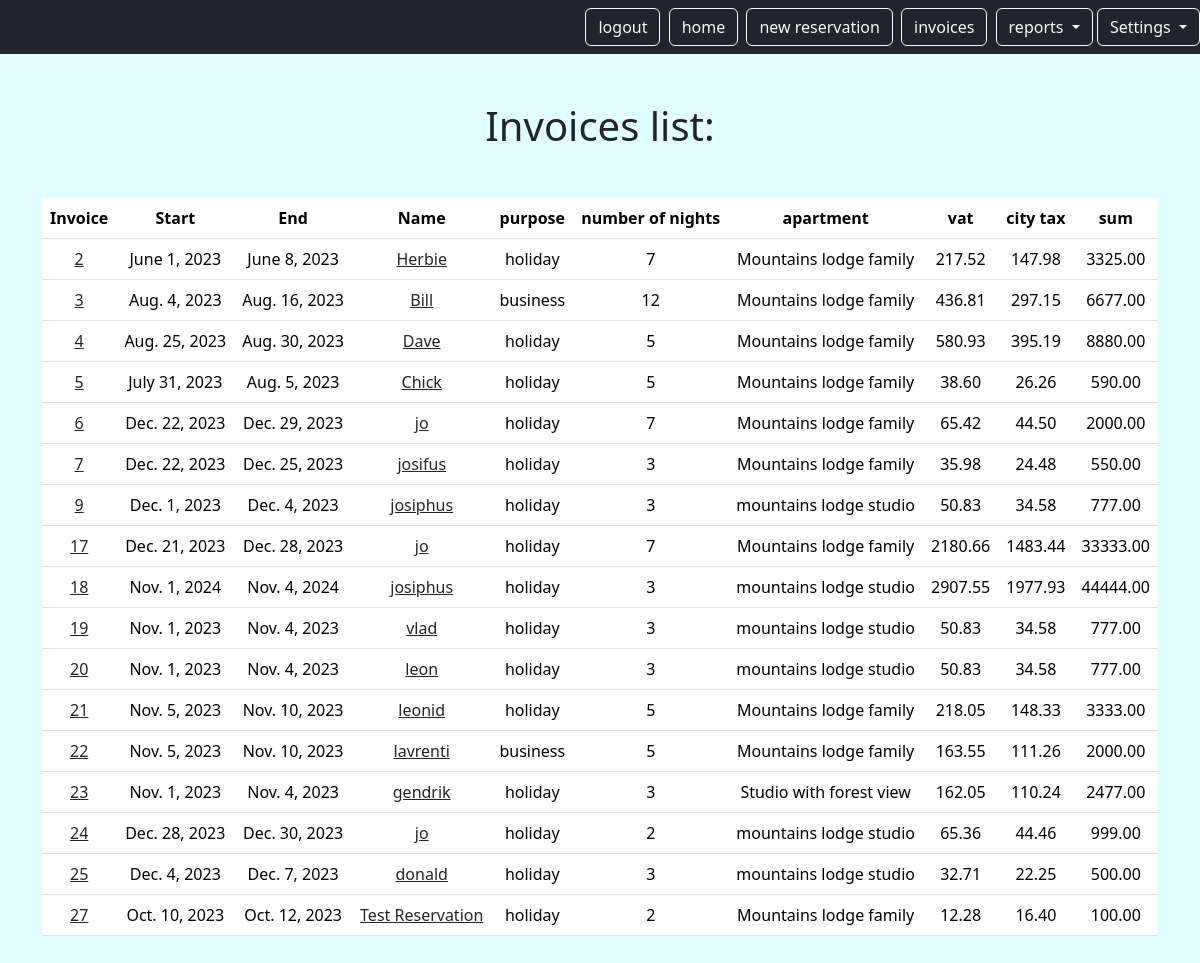
Page /mini/invoice (signed in) on the committed database.
### reservation/models.py (models this page shows, shortened)
class Invoice(models.Model):
    id = models.CharField(max_length=255, primary_key=True)
    name = models.CharField(max_length=255)
    invoice_netto = models.DecimalField(
        max_digits=10, decimal_places=2, blank=True, null=True
    )
    reservation = models.ForeignKey(
        Reservation, on_delete=models.CASCADE, related_name="invoices"
    )
    invoice_vat = models.DecimalField(
        max_digits=10, decimal_places=2, blank=True, null=True
    )
    invoice_citytax = models.DecimalField(
        max_digits=10, decimal_places=2, blank=True, null=True
    )
    invoice_number_of_nights = models.IntegerField(blank=True, null=True)

class Reservation(models.Model):
    PURPOSE_CHOICES = [
        ("holiday", "holiday"),
        ("business", "business"),
        ("no-show", "no-show"),
    ]
    id = models.AutoField(primary_key=True)
    start_date = models.DateField(null=True)
    end_date = models.DateField(null=True)
    name = models.CharField(max_length=255)
    lname = models.CharField(max_length=255, blank=True)
    company = models.CharField(max_length=255, blank=True, null=True)
    address = models.CharField(max_length=255, blank=True, null=True)
    email = models.EmailField(blank=True, null=True)
    number_of_guests = models.IntegerField(blank=True)
    nationality = models.CharField(max_length=255, blank=True, null=True)
    t_sum = models.DecimalField(max_digits=10, decimal_places=2)
    commission = models.DecimalField(max_digits=10, decimal_places=2)
    rech_num = models.CharField(max_length=255, blank=True)
    link = models.URLField(blank=True, null=True)
    purpose = models.CharField(max_length=255, choices=PURPOSE_CHOICES, blank=True)
    comment = models.TextField(blank=True, null=True)
    user = models.ForeignKey(
        CustomUser, on_delete=models.CASCADE, related_name="reservation"
    )
    platform = models.ForeignKey(
        Platform, on_delete=models.CASCADE, related_name="reservation"
    )
    apartment = models.ForeignKey(
        Apartment, on_delete=models.CASCADE, related_name="reservation"
    )

class Apartment(models.Model):
    user = models.ForeignKey(
        CustomUser,
        on_delete=models.CASCADE,
        related_name="apartment",
        null=True,
        blank=True,
    )
    id = models.AutoField(primary_key=True)
    name = models.CharField(max_length=255)
    address = models.CharField(max_length=255)
    date_contract = models.DateField()
    def __str__(self):
        return self.name

### reservation/views.py (the view)
# urls.py: path("invoice", views.InvoiceListView.as_view(), name="invoice.list"),
class InvoiceListView(LoginRequiredMixin, ListView):
    model = Invoice
    template_name = "invoice/inv_list.html"
    context_object_name = "invoices"
    login_url = LOGIN_URL
    def get_queryset(self):
        invoices = Invoice.objects.filter(reservation__user=self.request.user)
        return invoices

### reservation/templates/invoice/inv_list.html (shortened to what this page needs)
{% extends "base.html" %}
{% block content %}
    <h1 class="my-5">Invoices list:</h1>
        <table class="table">
        <thead>
            <tr>
               <th>Invoice</th>
                <th>Start</th>
                <th>End</th>
                <th>Name</th>
                <th>purpose</th>
                <th>number of nights</th>
                <th>apartment</th>
                <th>vat</th>
                <th>city tax</th>
                <th>sum</th>
              </tr>
            </thead>
            <tbody>
            {% for inv in invoices %}
            <tr>
                <td><a href="{% url 'invoice1.detail' pk=inv.id %}" class="text-dark text-decoration-non">{{ inv.id }}</a></td>
                <td>{{inv.reservation.start_date}}</td>
                <td>{{inv.reservation.end_date}}</td>
                <td><a href="{% url 'reservation.detail' pk=inv.id %}" class="text-dark text-decoration-non">{{ inv.name }}  {{ inv.lname }}</a></td>
                <td>{{inv.reservation.purpose}}</td>
                <td>{{inv.invoice_number_of_nights}}</td>
                <td>{{inv.reservation.apartment}}</td>
                <td>{{inv.invoice_vat}}</td>
                <td>{{inv.invoice_citytax}}</td>
                <td>{{inv.reservation.t_sum}}</td>
              </tr>
            {% endfor %}
        </tbody>
    </table>
    </div>
{% endblock %}

### static/templates/base.html (style rules this page uses)
body { background: lightcyan; }

### rows in the picture
Invoice: id "2", reservation.start_date "June 1, 2023", reservation.end_date "June 8, 2023", name "Herbie", reservation.purpose "holiday", invoice_number_of_nights "7", reservation.apartment "Mountains lodge family", invoice_vat "217.52", invoice_citytax "147.98", reservation.t_sum "3325.00"
Invoice: id "3", reservation.start_date "Aug. 4, 2023", reservation.end_date "Aug. 16, 2023", name "Bill", reservation.purpose "business", invoice_number_of_nights "12", reservation.apartment "Mountains lodge family", invoice_vat "436.81", invoice_citytax "297.15", reservation.t_sum "6677.00"
Invoice: id "4", reservation.start_date "Aug. 25, 2023", reservation.end_date "Aug. 30, 2023", name "Dave", reservation.purpose "holiday", invoice_number_of_nights "5", reservation.apartment "Mountains lodge family", invoice_vat "580.93", invoice_citytax "395.19", reservation.t_sum "8880.00"
Invoice: id "5", reservation.start_date "July 31, 2023", reservation.end_date "Aug. 5, 2023", name "Chick", reservation.purpose "holiday", invoice_number_of_nights "5", reservation.apartment "Mountains lodge family", invoice_vat "38.60", invoice_citytax "26.26", reservation.t_sum "590.00"
Invoice: id "6", reservation.start_date "Dec. 22, 2023", reservation.end_date "Dec. 29, 2023", name "jo", reservation.purpose "holiday", invoice_number_of_nights "7", reservation.apartment "Mountains lodge family", invoice_vat "65.42", invoice_citytax "44.50", reservation.t_sum "2000.00"
Invoice: id "7", reservation.start_date "Dec. 22, 2023", reservation.end_date "Dec. 25, 2023", name "josifus", reservation.purpose "holiday", invoice_number_of_nights "3", reservation.apartment "Mountains lodge family", invoice_vat "35.98", invoice_citytax "24.48", reservation.t_sum "550.00"
Invoice: id "9", reservation.start_date "Dec. 1, 2023", reservation.end_date "Dec. 4, 2023", name "josiphus", reservation.purpose "holiday", invoice_number_of_nights "3", reservation.apartment "mountains lodge studio", invoice_vat "50.83", invoice_citytax "34.58", reservation.t_sum "777.00"
Invoice: id "17", reservation.start_date "Dec. 21, 2023", reservation.end_date "Dec. 28, 2023", name "jo", reservation.purpose "holiday", invoice_number_of_nights "7", reservation.apartment "Mountains lodge family", invoice_vat "2180.66", invoice_citytax "1483.44", reservation.t_sum "33333.00"
Invoice: id "18", reservation.start_date "Nov. 1, 2024", reservation.end_date "Nov. 4, 2024", name "josiphus", reservation.purpose "holiday", invoice_number_of_nights "3", reservation.apartment "mountains lodge studio", invoice_vat "2907.55", invoice_citytax "1977.93", reservation.t_sum "44444.00"
Invoice: id "19", reservation.start_date "Nov. 1, 2023", reservation.end_date "Nov. 4, 2023", name "vlad", reservation.purpose "holiday", invoice_number_of_nights "3", reservation.apartment "mountains lodge studio", invoice_vat "50.83", invoice_citytax "34.58", reservation.t_sum "777.00"
Invoice: id "20", reservation.start_date "Nov. 1, 2023", reservation.end_date "Nov. 4, 2023", name "leon", reservation.purpose "holiday", invoice_number_of_nights "3", reservation.apartment "mountains lodge studio", invoice_vat "50.83", invoice_citytax "34.58", reservation.t_sum "777.00"
Invoice: id "21", reservation.start_date "Nov. 5, 2023", reservation.end_date "Nov. 10, 2023", name "leonid", reservation.purpose "holiday", invoice_number_of_nights "5", reservation.apartment "Mountains lodge family", invoice_vat "218.05", invoice_citytax "148.33", reservation.t_sum "3333.00"
Invoice: id "22", reservation.start_date "Nov. 5, 2023", reservation.end_date "Nov. 10, 2023", name "lavrenti", reservation.purpose "business", invoice_number_of_nights "5", reservation.apartment "Mountains lodge family", invoice_vat "163.55", invoice_citytax "111.26", reservation.t_sum "2000.00"
Invoice: id "23", reservation.start_date "Nov. 1, 2023", reservation.end_date "Nov. 4, 2023", name "gendrik", reservation.purpose "holiday", invoice_number_of_nights "3", reservation.apartment "Studio with forest view", invoice_vat "162.05", invoice_citytax "110.24", reservation.t_sum "2477.00"
Invoice: id "24", reservation.start_date "Dec. 28, 2023", reservation.end_date "Dec. 30, 2023", name "jo", reservation.purpose "holiday", invoice_number_of_nights "2", reservation.apartment "mountains lodge studio", invoice_vat "65.36", invoice_citytax "44.46", reservation.t_sum "999.00"
Invoice: id "25", reservation.start_date "Dec. 4, 2023", reservation.end_date "Dec. 7, 2023", name "donald", reservation.purpose "holiday", invoice_number_of_nights "3", reservation.apartment "mountains lodge studio", invoice_vat "32.71", invoice_citytax "22.25", reservation.t_sum "500.00"
Invoice: id "27", reservation.start_date "Oct. 10, 2023", reservation.end_date "Oct. 12, 2023", name "Test Reservation", reservation.purpose "holiday", invoice_number_of_nights "2", reservation.apartment "Mountains lodge family", invoice_vat "12.28", invoice_citytax "16.40", reservation.t_sum "100.00"
